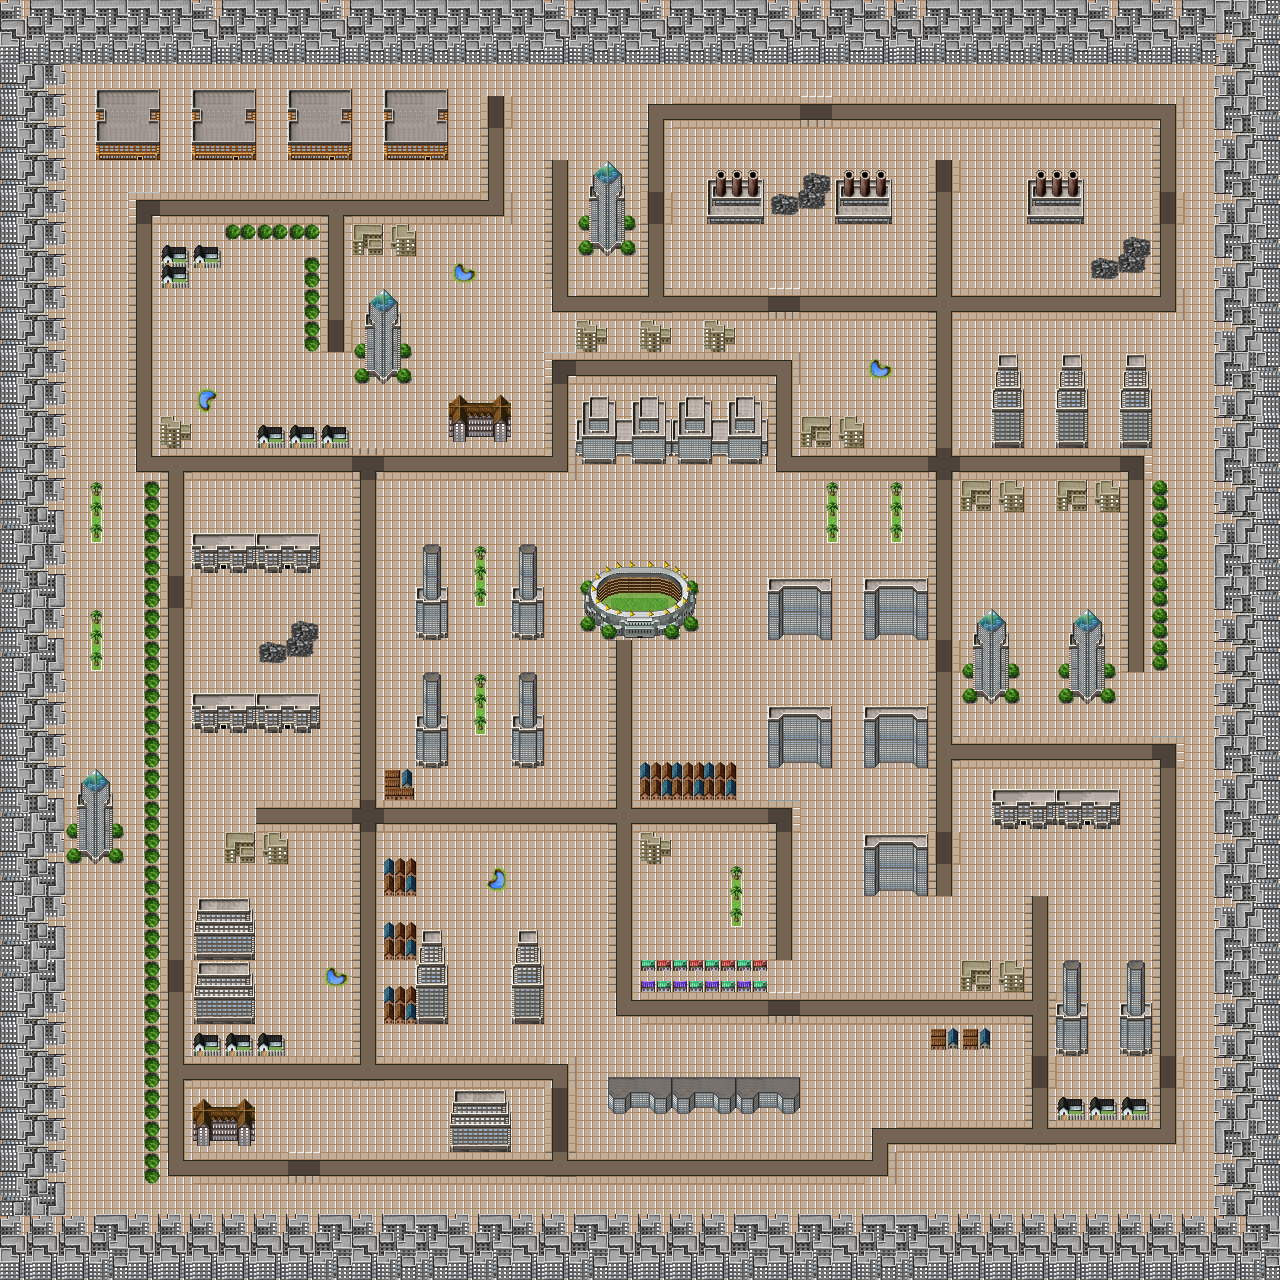

A level layout from a 2D game, rendered from its tile map. Below: a short description, then the map file with tile-grid data replaced by summaries:
An orthogonal 40x40 tile map with 32x32 px tiles, 3 tile layers (Ground, Road, Buildings).

<map version="1.0" orientation="orthogonal" renderorder="right-down" width="40" height="40" tilewidth="32" tileheight="32" nextobjectid="1">
 <tileset firstgid="1" name="TileE-1" tilewidth="32" tileheight="32">
  <image source="TileE-1.png" width="512" height="512" />
  <tile id="94">
   <properties>
    <property name="minigame" value="true" />
   </properties>
  </tile>
  <tile id="95">
   <properties>
    <property name="minigame" value="true" />
   </properties>
  </tile>
  <tile id="110">
   <properties>
    <property name="minigame" value="true" />
   </properties>
  </tile>
  <tile id="111">
   <properties>
    <property name="minigame" value="true" />
   </properties>
  </tile>
  <tile id="126">
   <properties>
    <property name="minigame" value="true" />
   </properties>
  </tile>
  <tile id="127">
   <properties>
    <property name="minigame" value="true" />
   </properties>
  </tile>
  <tile id="142">
   <properties>
    <property name="minigame" value="true" />
   </properties>
  </tile>
  <tile id="143">
   <properties>
    <property name="minigame" value="true" />
   </properties>
  </tile>
  <tile id="158">
   <properties>
    <property name="minigame" value="true" />
   </properties>
  </tile>
  <tile id="159">
   <properties>
    <property name="minigame" value="true" />
   </properties>
  </tile>
  <tile id="169">
   <properties>
    <property name="heroHQ" value="true" />
   </properties>
  </tile>
  <tile id="174">
   <properties>
    <property name="minigame" value="true" />
   </properties>
  </tile>
  <tile id="175">
   <properties>
    <property name="minigame" value="true" />
   </properties>
  </tile>
 </tileset>
 <layer name="Ground" width="40" height="40">
  <data>[1600 cells, 1600 non-empty, 1 distinct tile ids]</data>
 </layer>
 <layer name="Road" width="40" height="40">
  <data>[1600 cells, 297 non-empty, 18 distinct tile ids]</data>
 </layer>
 <layer name="Buildings" width="40" height="40">
  <data>[1600 cells, 732 non-empty, 90 distinct tile ids]</data>
 </layer>
</map>
